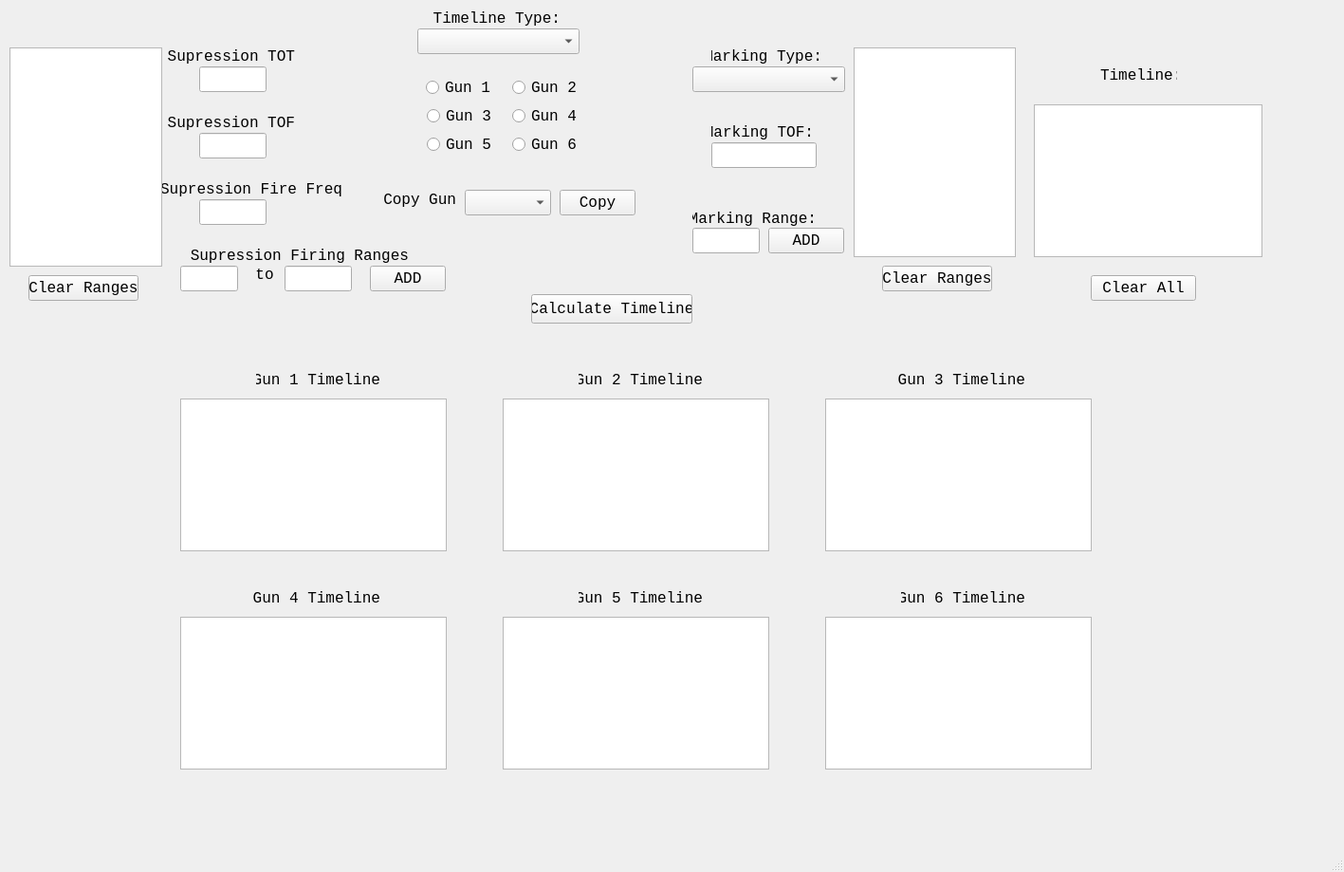
<?xml version="1.0" encoding="UTF-8"?>
<ui version="4.0">
 <class>MainWindow</class>
 <widget class="QMainWindow" name="MainWindow">
  <property name="geometry">
   <rect>
    <x>0</x>
    <y>0</y>
    <width>1417</width>
    <height>919</height>
   </rect>
  </property>
  <property name="windowTitle">
   <string>SEAD Timeline Calculator</string>
  </property>
  <widget class="QWidget" name="centralwidget">
   <widget class="QComboBox" name="fireTypeSelector">
    <property name="geometry">
     <rect>
      <x>440</x>
      <y>30</y>
      <width>171</width>
      <height>27</height>
     </rect>
    </property>
    <property name="font">
     <font>
      <family>Consolas</family>
      <pointsize>12</pointsize>
     </font>
    </property>
    <property name="currentText">
     <string/>
    </property>
    <property name="placeholderText">
     <string>Continuous</string>
    </property>
   </widget>
   <widget class="QPushButton" name="CalculateTimelineButton">
    <property name="geometry">
     <rect>
      <x>560</x>
      <y>310</y>
      <width>170</width>
      <height>31</height>
     </rect>
    </property>
    <property name="font">
     <font>
      <family>Consolas</family>
      <pointsize>12</pointsize>
     </font>
    </property>
    <property name="text">
     <string>Calculate Timeline</string>
    </property>
    <property name="autoDefault">
     <bool>true</bool>
    </property>
    <property name="default">
     <bool>false</bool>
    </property>
   </widget>
   <widget class="QPushButton" name="clearButton">
    <property name="geometry">
     <rect>
      <x>1150</x>
      <y>290</y>
      <width>111</width>
      <height>27</height>
     </rect>
    </property>
    <property name="font">
     <font>
      <family>Consolas</family>
      <pointsize>12</pointsize>
     </font>
    </property>
    <property name="text">
     <string>Clear All</string>
    </property>
    <property name="autoDefault">
     <bool>true</bool>
    </property>
   </widget>
   <widget class="QLabel" name="TimelineType">
    <property name="geometry">
     <rect>
      <x>450</x>
      <y>10</y>
      <width>141</width>
      <height>19</height>
     </rect>
    </property>
    <property name="font">
     <font>
      <family>Consolas</family>
      <pointsize>12</pointsize>
     </font>
    </property>
    <property name="text">
     <string>Timeline Type:</string>
    </property>
    <property name="alignment">
     <set>Qt::AlignRight|Qt::AlignTrailing|Qt::AlignVCenter</set>
    </property>
   </widget>
   <widget class="QLabel" name="MarkingRange">
    <property name="geometry">
     <rect>
      <x>730</x>
      <y>220</y>
      <width>131</width>
      <height>20</height>
     </rect>
    </property>
    <property name="font">
     <font>
      <family>Consolas</family>
      <pointsize>12</pointsize>
     </font>
    </property>
    <property name="text">
     <string>Marking Range:</string>
    </property>
    <property name="alignment">
     <set>Qt::AlignRight|Qt::AlignTrailing|Qt::AlignVCenter</set>
    </property>
   </widget>
   <widget class="QLineEdit" name="input_8">
    <property name="geometry">
     <rect>
      <x>730</x>
      <y>240</y>
      <width>71</width>
      <height>27</height>
     </rect>
    </property>
    <property name="font">
     <font>
      <family>Consolas</family>
      <pointsize>12</pointsize>
     </font>
    </property>
   </widget>
   <widget class="QPushButton" name="AddMarkingRangeButton">
    <property name="geometry">
     <rect>
      <x>810</x>
      <y>240</y>
      <width>80</width>
      <height>27</height>
     </rect>
    </property>
    <property name="font">
     <font>
      <family>Consolas</family>
      <pointsize>12</pointsize>
     </font>
    </property>
    <property name="text">
     <string>ADD</string>
    </property>
    <property name="autoDefault">
     <bool>true</bool>
    </property>
   </widget>
   <widget class="QTextBrowser" name="MarkingRangesDisplay">
    <property name="geometry">
     <rect>
      <x>900</x>
      <y>50</y>
      <width>171</width>
      <height>221</height>
     </rect>
    </property>
    <property name="font">
     <font>
      <family>Consolas</family>
      <pointsize>12</pointsize>
     </font>
    </property>
   </widget>
   <widget class="QPushButton" name="RemoveRangeButton_2Mark">
    <property name="geometry">
     <rect>
      <x>930</x>
      <y>280</y>
      <width>116</width>
      <height>27</height>
     </rect>
    </property>
    <property name="font">
     <font>
      <family>Consolas</family>
      <pointsize>12</pointsize>
     </font>
    </property>
    <property name="text">
     <string>Clear Ranges</string>
    </property>
    <property name="autoDefault">
     <bool>true</bool>
    </property>
   </widget>
   <widget class="QComboBox" name="CopyGunSelector">
    <property name="geometry">
     <rect>
      <x>490</x>
      <y>200</y>
      <width>91</width>
      <height>27</height>
     </rect>
    </property>
    <property name="font">
     <font>
      <family>Consolas</family>
      <pointsize>12</pointsize>
     </font>
    </property>
    <property name="placeholderText">
     <string>Select Cannon</string>
    </property>
   </widget>
   <widget class="QLabel" name="CopyGun">
    <property name="geometry">
     <rect>
      <x>400</x>
      <y>200</y>
      <width>81</width>
      <height>20</height>
     </rect>
    </property>
    <property name="font">
     <font>
      <family>Consolas</family>
      <pointsize>12</pointsize>
     </font>
    </property>
    <property name="text">
     <string>Copy Gun</string>
    </property>
    <property name="alignment">
     <set>Qt::AlignRight|Qt::AlignTrailing|Qt::AlignVCenter</set>
    </property>
   </widget>
   <widget class="QPushButton" name="CopyGunButton">
    <property name="geometry">
     <rect>
      <x>590</x>
      <y>200</y>
      <width>80</width>
      <height>27</height>
     </rect>
    </property>
    <property name="font">
     <font>
      <family>Consolas</family>
      <pointsize>12</pointsize>
     </font>
    </property>
    <property name="text">
     <string>Copy</string>
    </property>
    <property name="autoDefault">
     <bool>true</bool>
    </property>
   </widget>
   <widget class="QTextBrowser" name="TimelineDisplayGun1">
    <property name="geometry">
     <rect>
      <x>190</x>
      <y>420</y>
      <width>281</width>
      <height>161</height>
     </rect>
    </property>
    <property name="font">
     <font>
      <family>Consolas</family>
      <pointsize>12</pointsize>
     </font>
    </property>
   </widget>
   <widget class="QTextBrowser" name="TimelineDisplayGun2">
    <property name="geometry">
     <rect>
      <x>530</x>
      <y>420</y>
      <width>281</width>
      <height>161</height>
     </rect>
    </property>
    <property name="font">
     <font>
      <family>Consolas</family>
      <pointsize>12</pointsize>
     </font>
    </property>
   </widget>
   <widget class="QTextBrowser" name="TimelineDisplayGun3">
    <property name="geometry">
     <rect>
      <x>870</x>
      <y>420</y>
      <width>281</width>
      <height>161</height>
     </rect>
    </property>
    <property name="font">
     <font>
      <family>Consolas</family>
      <pointsize>12</pointsize>
     </font>
    </property>
   </widget>
   <widget class="QTextBrowser" name="TimelineDisplayGun6">
    <property name="geometry">
     <rect>
      <x>870</x>
      <y>650</y>
      <width>281</width>
      <height>161</height>
     </rect>
    </property>
    <property name="font">
     <font>
      <family>Consolas</family>
      <pointsize>12</pointsize>
     </font>
    </property>
   </widget>
   <widget class="QTextBrowser" name="TimelineDisplayGun4">
    <property name="geometry">
     <rect>
      <x>190</x>
      <y>650</y>
      <width>281</width>
      <height>161</height>
     </rect>
    </property>
    <property name="font">
     <font>
      <family>Consolas</family>
      <pointsize>12</pointsize>
     </font>
    </property>
   </widget>
   <widget class="QTextBrowser" name="TimelineDisplayGun5">
    <property name="geometry">
     <rect>
      <x>530</x>
      <y>650</y>
      <width>281</width>
      <height>161</height>
     </rect>
    </property>
    <property name="font">
     <font>
      <family>Consolas</family>
      <pointsize>12</pointsize>
     </font>
    </property>
   </widget>
   <widget class="QLabel" name="gunDisp">
    <property name="geometry">
     <rect>
      <x>270</x>
      <y>390</y>
      <width>131</width>
      <height>20</height>
     </rect>
    </property>
    <property name="font">
     <font>
      <family>Consolas</family>
      <pointsize>12</pointsize>
     </font>
    </property>
    <property name="text">
     <string>Gun 1 Timeline</string>
    </property>
    <property name="alignment">
     <set>Qt::AlignRight|Qt::AlignTrailing|Qt::AlignVCenter</set>
    </property>
   </widget>
   <widget class="QLabel" name="gunDisp_2">
    <property name="geometry">
     <rect>
      <x>610</x>
      <y>390</y>
      <width>131</width>
      <height>20</height>
     </rect>
    </property>
    <property name="font">
     <font>
      <family>Consolas</family>
      <pointsize>12</pointsize>
     </font>
    </property>
    <property name="text">
     <string>Gun 2 Timeline</string>
    </property>
    <property name="alignment">
     <set>Qt::AlignRight|Qt::AlignTrailing|Qt::AlignVCenter</set>
    </property>
   </widget>
   <widget class="QLabel" name="gunDisp_3">
    <property name="geometry">
     <rect>
      <x>940</x>
      <y>390</y>
      <width>141</width>
      <height>20</height>
     </rect>
    </property>
    <property name="font">
     <font>
      <family>Consolas</family>
      <pointsize>12</pointsize>
     </font>
    </property>
    <property name="text">
     <string>Gun 3 Timeline</string>
    </property>
    <property name="alignment">
     <set>Qt::AlignRight|Qt::AlignTrailing|Qt::AlignVCenter</set>
    </property>
   </widget>
   <widget class="QLabel" name="gunDisp_4">
    <property name="geometry">
     <rect>
      <x>260</x>
      <y>620</y>
      <width>141</width>
      <height>20</height>
     </rect>
    </property>
    <property name="font">
     <font>
      <family>Consolas</family>
      <pointsize>12</pointsize>
     </font>
    </property>
    <property name="text">
     <string>Gun 4 Timeline</string>
    </property>
    <property name="alignment">
     <set>Qt::AlignRight|Qt::AlignTrailing|Qt::AlignVCenter</set>
    </property>
   </widget>
   <widget class="QLabel" name="gunDisp_5">
    <property name="geometry">
     <rect>
      <x>610</x>
      <y>620</y>
      <width>131</width>
      <height>20</height>
     </rect>
    </property>
    <property name="font">
     <font>
      <family>Consolas</family>
      <pointsize>12</pointsize>
     </font>
    </property>
    <property name="text">
     <string>Gun 5 Timeline</string>
    </property>
    <property name="alignment">
     <set>Qt::AlignRight|Qt::AlignTrailing|Qt::AlignVCenter</set>
    </property>
   </widget>
   <widget class="QLabel" name="gunDisp_6">
    <property name="geometry">
     <rect>
      <x>950</x>
      <y>620</y>
      <width>131</width>
      <height>20</height>
     </rect>
    </property>
    <property name="font">
     <font>
      <family>Consolas</family>
      <pointsize>12</pointsize>
     </font>
    </property>
    <property name="text">
     <string>Gun 6 Timeline</string>
    </property>
    <property name="alignment">
     <set>Qt::AlignRight|Qt::AlignTrailing|Qt::AlignVCenter</set>
    </property>
   </widget>
   <widget class="QRadioButton" name="Gun_5_button">
    <property name="geometry">
     <rect>
      <x>450</x>
      <y>140</y>
      <width>70</width>
      <height>25</height>
     </rect>
    </property>
    <property name="font">
     <font>
      <family>Consolas</family>
      <pointsize>12</pointsize>
     </font>
    </property>
    <property name="text">
     <string>Gun 5</string>
    </property>
   </widget>
   <widget class="QRadioButton" name="Gun_6_button">
    <property name="geometry">
     <rect>
      <x>540</x>
      <y>140</y>
      <width>70</width>
      <height>25</height>
     </rect>
    </property>
    <property name="font">
     <font>
      <family>Consolas</family>
      <pointsize>12</pointsize>
     </font>
    </property>
    <property name="text">
     <string>Gun 6</string>
    </property>
   </widget>
   <widget class="QRadioButton" name="Gun_1_button">
    <property name="geometry">
     <rect>
      <x>449</x>
      <y>80</y>
      <width>70</width>
      <height>25</height>
     </rect>
    </property>
    <property name="font">
     <font>
      <family>Consolas</family>
      <pointsize>12</pointsize>
     </font>
    </property>
    <property name="layoutDirection">
     <enum>Qt::LeftToRight</enum>
    </property>
    <property name="autoFillBackground">
     <bool>false</bool>
    </property>
    <property name="styleSheet">
     <string notr="true">szStyle</string>
    </property>
    <property name="text">
     <string>Gun 1</string>
    </property>
   </widget>
   <widget class="QRadioButton" name="Gun_2_button">
    <property name="geometry">
     <rect>
      <x>540</x>
      <y>80</y>
      <width>70</width>
      <height>25</height>
     </rect>
    </property>
    <property name="font">
     <font>
      <family>Consolas</family>
      <pointsize>12</pointsize>
     </font>
    </property>
    <property name="text">
     <string>Gun 2</string>
    </property>
   </widget>
   <widget class="QRadioButton" name="Gun_3_button">
    <property name="geometry">
     <rect>
      <x>450</x>
      <y>110</y>
      <width>70</width>
      <height>25</height>
     </rect>
    </property>
    <property name="font">
     <font>
      <family>Consolas</family>
      <pointsize>12</pointsize>
     </font>
    </property>
    <property name="text">
     <string>Gun 3</string>
    </property>
   </widget>
   <widget class="QRadioButton" name="Gun_4_button">
    <property name="geometry">
     <rect>
      <x>540</x>
      <y>110</y>
      <width>70</width>
      <height>25</height>
     </rect>
    </property>
    <property name="font">
     <font>
      <family>Consolas</family>
      <pointsize>12</pointsize>
     </font>
    </property>
    <property name="text">
     <string>Gun 4</string>
    </property>
   </widget>
   <widget class="QLabel" name="TOTLabel">
    <property name="geometry">
     <rect>
      <x>170</x>
      <y>50</y>
      <width>141</width>
      <height>19</height>
     </rect>
    </property>
    <property name="font">
     <font>
      <family>Consolas</family>
      <pointsize>12</pointsize>
     </font>
    </property>
    <property name="text">
     <string>Supression TOT</string>
    </property>
    <property name="alignment">
     <set>Qt::AlignRight|Qt::AlignTrailing|Qt::AlignVCenter</set>
    </property>
   </widget>
   <widget class="QLineEdit" name="input_1">
    <property name="geometry">
     <rect>
      <x>210</x>
      <y>70</y>
      <width>71</width>
      <height>27</height>
     </rect>
    </property>
    <property name="font">
     <font>
      <family>Consolas</family>
      <pointsize>12</pointsize>
     </font>
    </property>
   </widget>
   <widget class="QLabel" name="TOFLabel">
    <property name="geometry">
     <rect>
      <x>170</x>
      <y>120</y>
      <width>141</width>
      <height>19</height>
     </rect>
    </property>
    <property name="font">
     <font>
      <family>Consolas</family>
      <pointsize>12</pointsize>
     </font>
    </property>
    <property name="text">
     <string>Supression TOF</string>
    </property>
    <property name="alignment">
     <set>Qt::AlignRight|Qt::AlignTrailing|Qt::AlignVCenter</set>
    </property>
   </widget>
   <widget class="QLabel" name="FireFreqLabel">
    <property name="geometry">
     <rect>
      <x>160</x>
      <y>190</y>
      <width>201</width>
      <height>19</height>
     </rect>
    </property>
    <property name="font">
     <font>
      <family>Consolas</family>
      <pointsize>12</pointsize>
     </font>
    </property>
    <property name="text">
     <string>Supression Fire Freq</string>
    </property>
    <property name="alignment">
     <set>Qt::AlignRight|Qt::AlignTrailing|Qt::AlignVCenter</set>
    </property>
   </widget>
   <widget class="QLineEdit" name="input_3">
    <property name="geometry">
     <rect>
      <x>210</x>
      <y>210</y>
      <width>71</width>
      <height>27</height>
     </rect>
    </property>
    <property name="font">
     <font>
      <family>Consolas</family>
      <pointsize>12</pointsize>
     </font>
    </property>
   </widget>
   <widget class="QLabel" name="TimelineBoxLabel">
    <property name="geometry">
     <rect>
      <x>1160</x>
      <y>70</y>
      <width>81</width>
      <height>19</height>
     </rect>
    </property>
    <property name="font">
     <font>
      <family>Consolas</family>
      <pointsize>12</pointsize>
     </font>
    </property>
    <property name="text">
     <string>Timeline:</string>
    </property>
   </widget>
   <widget class="QLineEdit" name="input_2">
    <property name="geometry">
     <rect>
      <x>210</x>
      <y>140</y>
      <width>71</width>
      <height>27</height>
     </rect>
    </property>
    <property name="font">
     <font>
      <family>Consolas</family>
      <pointsize>12</pointsize>
     </font>
    </property>
   </widget>
   <widget class="QLabel" name="MarkingTypeLabel">
    <property name="geometry">
     <rect>
      <x>750</x>
      <y>50</y>
      <width>117</width>
      <height>19</height>
     </rect>
    </property>
    <property name="font">
     <font>
      <family>Consolas</family>
      <pointsize>12</pointsize>
     </font>
    </property>
    <property name="text">
     <string>Marking Type:</string>
    </property>
    <property name="alignment">
     <set>Qt::AlignRight|Qt::AlignTrailing|Qt::AlignVCenter</set>
    </property>
   </widget>
   <widget class="QComboBox" name="MarkingSelector">
    <property name="geometry">
     <rect>
      <x>730</x>
      <y>70</y>
      <width>161</width>
      <height>27</height>
     </rect>
    </property>
    <property name="font">
     <font>
      <family>Consolas</family>
      <pointsize>12</pointsize>
     </font>
    </property>
    <property name="placeholderText">
     <string>Select Marking Round</string>
    </property>
   </widget>
   <widget class="QLabel" name="MarkingTOFLabel">
    <property name="geometry">
     <rect>
      <x>750</x>
      <y>130</y>
      <width>108</width>
      <height>19</height>
     </rect>
    </property>
    <property name="font">
     <font>
      <family>Consolas</family>
      <pointsize>12</pointsize>
     </font>
    </property>
    <property name="text">
     <string>Marking TOF:</string>
    </property>
    <property name="alignment">
     <set>Qt::AlignRight|Qt::AlignTrailing|Qt::AlignVCenter</set>
    </property>
   </widget>
   <widget class="QLineEdit" name="input_5">
    <property name="geometry">
     <rect>
      <x>750</x>
      <y>150</y>
      <width>111</width>
      <height>27</height>
     </rect>
    </property>
    <property name="font">
     <font>
      <family>Consolas</family>
      <pointsize>12</pointsize>
     </font>
    </property>
   </widget>
   <widget class="QLabel" name="FiringRangesLabel">
    <property name="geometry">
     <rect>
      <x>200</x>
      <y>260</y>
      <width>231</width>
      <height>19</height>
     </rect>
    </property>
    <property name="font">
     <font>
      <family>Consolas</family>
      <pointsize>12</pointsize>
     </font>
    </property>
    <property name="text">
     <string>Supression Firing Ranges</string>
    </property>
    <property name="alignment">
     <set>Qt::AlignRight|Qt::AlignTrailing|Qt::AlignVCenter</set>
    </property>
   </widget>
   <widget class="QTextBrowser" name="TimelineDisplay">
    <property name="geometry">
     <rect>
      <x>1090</x>
      <y>110</y>
      <width>241</width>
      <height>161</height>
     </rect>
    </property>
    <property name="font">
     <font>
      <family>Consolas</family>
      <pointsize>12</pointsize>
     </font>
    </property>
   </widget>
   <widget class="QTextBrowser" name="FiringRangesDisplay">
    <property name="geometry">
     <rect>
      <x>10</x>
      <y>50</y>
      <width>161</width>
      <height>231</height>
     </rect>
    </property>
    <property name="font">
     <font>
      <family>Consolas</family>
      <pointsize>12</pointsize>
     </font>
    </property>
   </widget>
   <widget class="QPushButton" name="RemoveRangeButton">
    <property name="geometry">
     <rect>
      <x>30</x>
      <y>290</y>
      <width>116</width>
      <height>27</height>
     </rect>
    </property>
    <property name="font">
     <font>
      <family>Consolas</family>
      <pointsize>12</pointsize>
     </font>
    </property>
    <property name="text">
     <string>Clear Ranges</string>
    </property>
    <property name="autoDefault">
     <bool>true</bool>
    </property>
   </widget>
   <widget class="QLineEdit" name="input_6">
    <property name="geometry">
     <rect>
      <x>190</x>
      <y>280</y>
      <width>61</width>
      <height>27</height>
     </rect>
    </property>
    <property name="font">
     <font>
      <family>Consolas</family>
      <pointsize>12</pointsize>
     </font>
    </property>
   </widget>
   <widget class="QLabel" name="FiringRangesLabel_2">
    <property name="geometry">
     <rect>
      <x>270</x>
      <y>280</y>
      <width>18</width>
      <height>19</height>
     </rect>
    </property>
    <property name="font">
     <font>
      <family>Consolas</family>
      <pointsize>12</pointsize>
     </font>
    </property>
    <property name="layoutDirection">
     <enum>Qt::LeftToRight</enum>
    </property>
    <property name="text">
     <string>to</string>
    </property>
    <property name="alignment">
     <set>Qt::AlignCenter</set>
    </property>
   </widget>
   <widget class="QLineEdit" name="input_7">
    <property name="geometry">
     <rect>
      <x>300</x>
      <y>280</y>
      <width>71</width>
      <height>27</height>
     </rect>
    </property>
    <property name="font">
     <font>
      <family>Consolas</family>
      <pointsize>12</pointsize>
     </font>
    </property>
   </widget>
   <widget class="QPushButton" name="AddFiringRangeButton">
    <property name="geometry">
     <rect>
      <x>390</x>
      <y>280</y>
      <width>80</width>
      <height>27</height>
     </rect>
    </property>
    <property name="font">
     <font>
      <family>Consolas</family>
      <pointsize>12</pointsize>
     </font>
    </property>
    <property name="text">
     <string>ADD</string>
    </property>
    <property name="autoDefault">
     <bool>true</bool>
    </property>
   </widget>
  </widget>
  <widget class="QMenuBar" name="menubar">
   <property name="geometry">
    <rect>
     <x>0</x>
     <y>0</y>
     <width>1417</width>
     <height>20</height>
    </rect>
   </property>
  </widget>
  <widget class="QStatusBar" name="statusbar"/>
 </widget>
 <tabstops>
  <tabstop>input_1</tabstop>
  <tabstop>input_2</tabstop>
  <tabstop>MarkingSelector</tabstop>
  <tabstop>input_5</tabstop>
  <tabstop>input_6</tabstop>
  <tabstop>input_7</tabstop>
  <tabstop>AddFiringRangeButton</tabstop>
  <tabstop>input_3</tabstop>
 </tabstops>
 <resources/>
 <connections/>
</ui>
